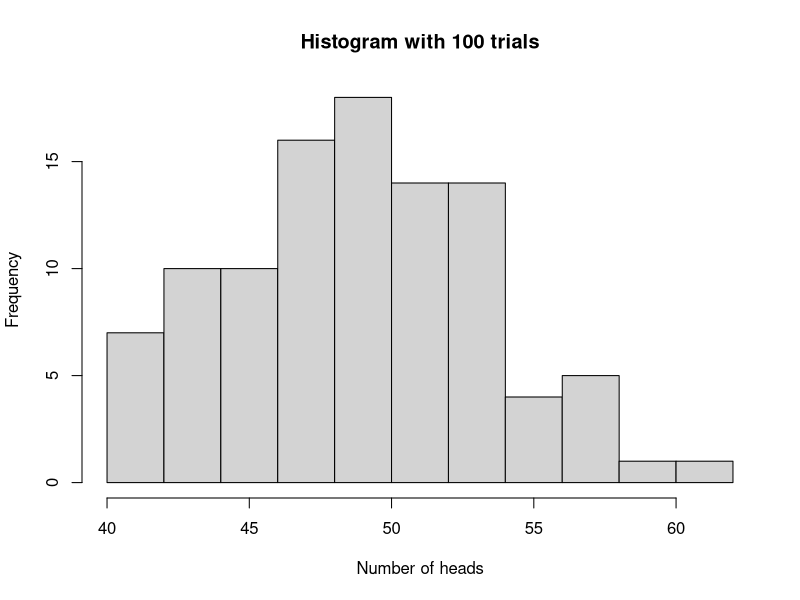
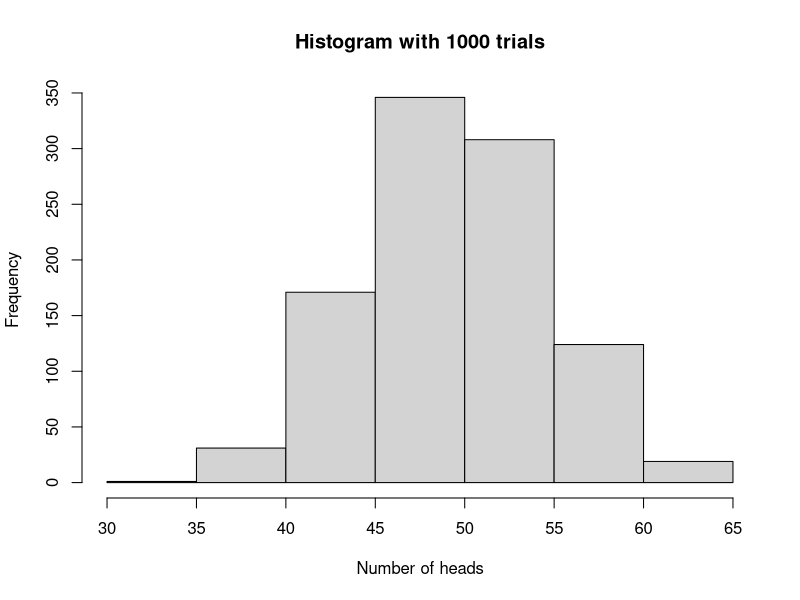
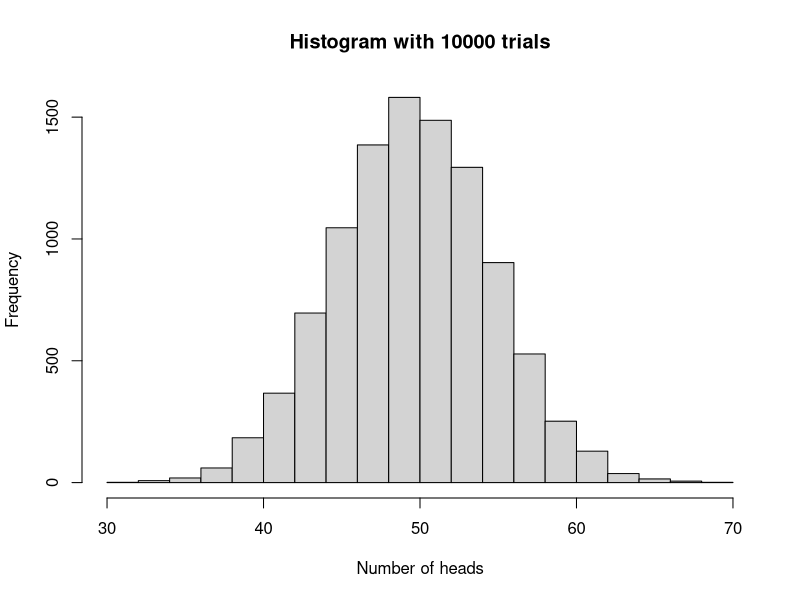
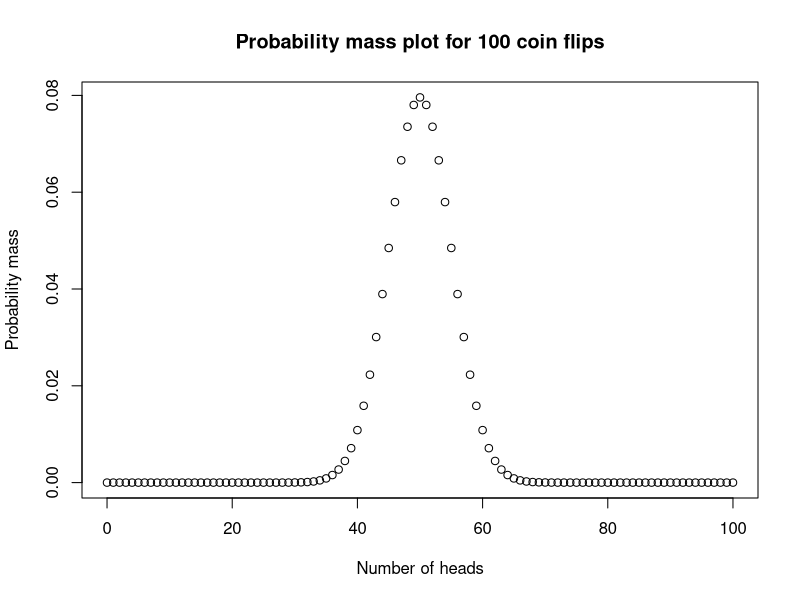
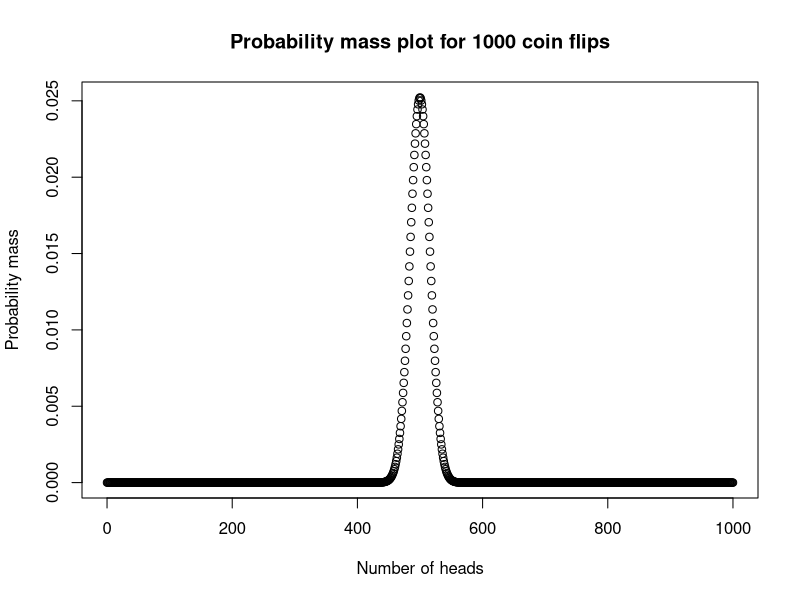
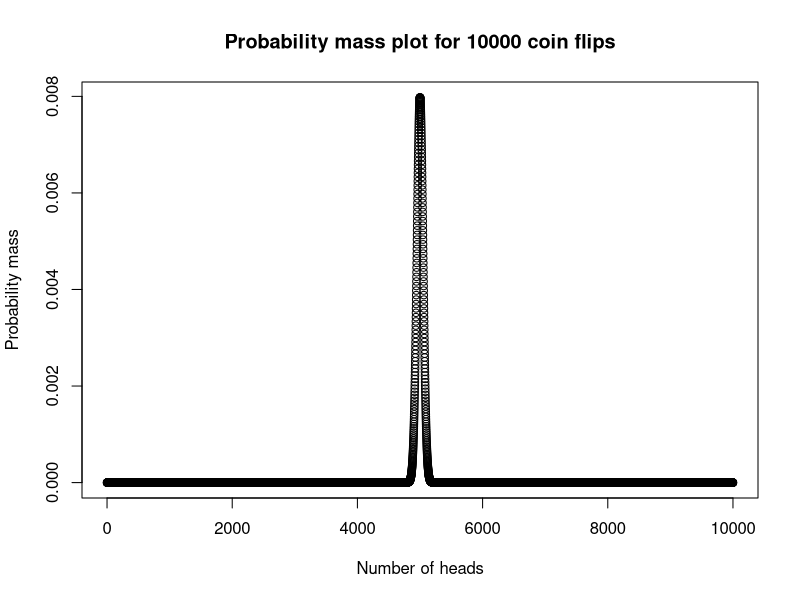
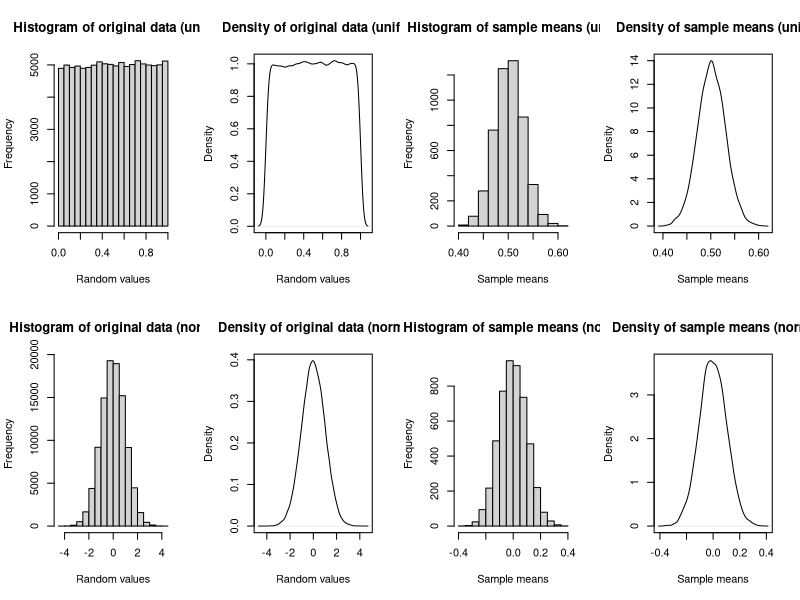

Write the R code that produced these figures, in order.
# Utility functions
pardefault <- par()
printf <- function(...) cat(sprintf(...))

# Assignment 1: Variance

data <- c(58, 74, 69, 81, 64, 120, 55, 71, 77, 65, 23000)

empVar <- function (X) {
  sum((X - mean(X)) ** 2)/length(X)
}

sampVar <- function (X) {
  sum((X - mean(X)) ** 2)/(length(X) - 1)
}

printf("var: %f", var(data))
printf("sampVar: %f", sampVar(data))
printf("empVar: %f", empVar(data))

# Assignment 2

runCoinFlipSimulation <- function (trialCount) {
  flipCount <- 100
  experiment <- mapply(function (a) { 
    sum(sample(c(0, 1), flipCount, replace=TRUE)) 
  }, seq(1, trialCount))
  hist(experiment, 
       xlab = "Number of heads",
       main = paste("Histogram with", trialCount, "trials"))
  printf("trials: %i, mean: %f, median: %f, empVar: %f, sampVar: %f",
         trialCount, mean(experiment), median(experiment), 
         empVar(experiment), sampVar(experiment))
}
runCoinFlipSimulation(100)
runCoinFlipSimulation(1000)
runCoinFlipSimulation(10000)

runPlotProbabilityMassFunctions <- function (flipCount) {
  x <- seq(0, flipCount)
  plot(x, dbinom(x, size=flipCount, prob=0.5), type='p',
       xlab = "Number of heads", ylab = "Probability mass",
       main = paste("Probability mass plot for", flipCount, "coin flips"))
}
runPlotProbabilityMassFunctions(100)
runPlotProbabilityMassFunctions(1000)
runPlotProbabilityMassFunctions(10000)

# Assignment 3

par(mfrow = c(2,4))
data <- runif(100000)
hist(data, main = "Histogram of original data (unif)", xlab = "Random values")
plot(density(data), main = "Density of original data (unif)", xlab = "Random values")
sampleMeans <- mapply(function (a) { mean(sample(data, 100, replace=TRUE)) }, seq(0, 5000))
hist(sampleMeans, main = "Histogram of sample means (unif)", xlab = "Sample means")
plot(density(sampleMeans), main = "Density of sample means (unif)", xlab = "Sample means")

data <- rnorm(100000)
hist(data, main = "Histogram of original data (norm)", xlab = "Random values")
plot(density(data), main = "Density of original data (norm)", xlab = "Random values")
sampleMeans <- mapply(function (a) { mean(sample(data, 100, replace=TRUE)) }, seq(0, 5000))
hist(sampleMeans, main = "Histogram of sample means (norm)", xlab = "Sample means")
plot(density(sampleMeans), main = "Density of sample means (norm)", xlab = "Sample means")

par(pardefault)

# Assignment 4
algoA <- c(0.90, 0.87, 0.92, 0.88, 0.90, 0.85, 0.91, 0.90, 0.87, 0.95, 0.90)
algoB <- c(0.89, 0.95, 0.87, 0.94, 0.92, 0.86, 0.84, 0.92, 0.88, 0.83, 0.90)

meanA <- mean(algoA)
meanB <- mean(algoB)
df <- length(algoA) - 1

meanD <- meanA - meanB
sD <- sqrt(sd(algoA)**2/length(algoA) + sd(algoB)**2/length(algoB))
# H_0 = mean(algoA) = mean(algoB)
# H_1 = mean(algoA) != mean(algoB)

# Assignment 5
mean_pop <- 2
sigma_pop <- 0.1
size_sample <- 200
mean_sample <- 2.012

sigma_sample <- sigma_pop / sqrt(size_sample)

printf("Likelihood of Hypothesis: %f", pnorm(mean_sample, mean=mean_pop, sd=sigma_sample))


# Assignment 6


# Assignment 7

entropyRegularDice <- - 6 * 1/6 * log2(1/6)
printf("Entropy of regular dice: %f", entropyRegularDice)

manipulatedDiceProbs <- c(0.5, 0.15, 0.15, 0.08, 0.08, 0.04)
entroyManipulatedDice <- - sum(manipulatedDiceProbs * log2(manipulatedDiceProbs))
printf("Entropy of manipulated dice: %f", entroyManipulatedDice)
